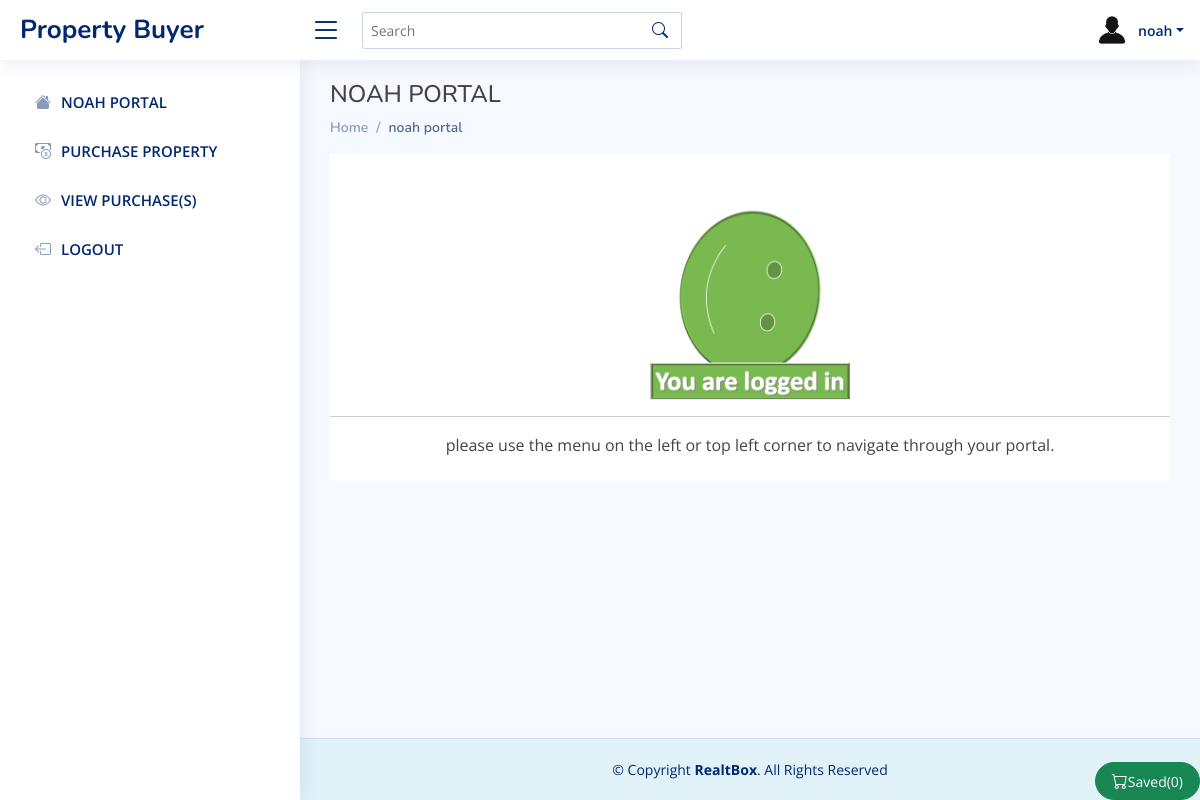
/siteversion/propertybuyerhome.php (signed in), run on the app's committed database.
### tables this page shows
CREATE TABLE `system_users` (
  `incre` int(11) NOT NULL,
  `first_name` varchar(100) NOT NULL,
  `last_name` varchar(100) NOT NULL,
  `email` varchar(100) NOT NULL,
  `phonenumber` varchar(50) NOT NULL,
  `password` varchar(150) NOT NULL,
  `user_type` varchar(200) NOT NULL,
  `new_user` tinyint(1) NOT NULL,
  `approved` tinyint(1) NOT NULL
);

CREATE TABLE `site_details` (
  `incre` int(11) NOT NULL,
  `name` varchar(200) NOT NULL,
  `vision` varchar(200) NOT NULL
);

### siteversion/propertybuyerhome.php (the view, shortened to what this page needs)
<?php
	include("../connection.php");
    $queryd=mysqli_query($con,"SELECT * FROM site_details");
    $dataq=mysqli_fetch_array($queryd);
    $sitename=$dataq['name'];
	if(isset($_SESSION['property_buyer_session']))
	{
		$emailphone=$_SESSION['property_buyer_session'];
		include("../connection.php");
		$query=mysqli_query($con,"select * from system_users where ((phonenumber='$emailphone' || email='$emailphone') && user_type='propertybuyer')");
		$numm=mysqli_num_rows($query);
		if($numm==1)
		{
			$datafields=mysqli_fetch_array($query);
			$firstname=$datafields['first_name'];
			$title="Property Buyer";
		}
		else
		{
			unset($_SESSION['property_buyer_session']);
			header("location:../index.php");
		}
	}
	else
	{
		header("location:login.php");
	}
?>
<!DOCTYPE html>
<html lang="en">
<head>
  <link href="assets/vendor/bootstrap/css/bootstrap.min.css" rel="stylesheet">
  <link href="assets/vendor/bootstrap-icons/bootstrap-icons.css" rel="stylesheet">
  <link href="assets/vendor/boxicons/css/boxicons.min.css" rel="stylesheet">
  <link href="assets/vendor/quill/quill.snow.css" rel="stylesheet">
  <link href="assets/vendor/quill/quill.bubble.css" rel="stylesheet">
  <link href="assets/vendor/remixicon/remixicon.css" rel="stylesheet">
  <link href="assets/vendor/simple-datatables/style.css" rel="stylesheet">
  <link href="assets/css/style.css" rel="stylesheet">
</head>
<body>
  <header id="header" class="header fixed-top d-flex align-items-center">
    <div class="d-flex align-items-center justify-content-between">
      <a href="../index.php" class="logo d-flex align-items-center">
        <span class="d-none d-lg-block"><?php echo $title;?></span>
      </a>
      <i class="bi bi-list toggle-sidebar-btn"></i>
    </div>
    <div class="search-bar">
      <form class="search-form d-flex align-items-center" method="POST" action="#">
        <input type="text" name="query" placeholder="Search" title="Enter search keyword">
        <button type="submit" title="Search"><i class="bi bi-search"></i></button>
      </form>
    </div>
	<nav class="header-nav ms-auto">
      <ul class="d-flex align-items-center">
	  <li class="nav-item dropdown pe-3">
          <a class="nav-link nav-profile d-flex align-items-center pe-0" href="#" data-bs-toggle="dropdown">
            <img src="assets/img/profile-img.jpg" alt="Profile" class="rounded-circle">
            <span class="d-none d-md-block dropdown-toggle ps-2"><?php echo $datafields['first_name'];?></span>
          </a>
                <?php
							if(isset($_COOKIE['cartitems']))
							{
								$cookiearray=explode(",",$_COOKIE['cartitems']);
								$cartitems=count($cookiearray);
							}
							else
							{
								$cartitems=0;
							}
							?>
        </li>
	  </ul>
    </nav>
  </header>
  <aside id="sidebar" class="sidebar">
    <ul style="text-transform:uppercase;" class="sidebar-nav" id="sidebar-nav">
      <li class="nav-item">
        <a class="nav-link collapsed" href="propertybuyerhome.php">
          <i class="bi-house-fill"></i>
          <span><?php echo $firstname." Portal" ?></span>
        </a>
      </li>
      <li class="nav-item">
        <a class="nav-link collapsed" href="../index.php">
          <i class="bi-cash-coin"></i>
          <span>Purchase Property</span>
        </a>
      </li>
	  <li class="nav-item">
        <a class="nav-link collapsed" href="viewpropertybuyerpurchase.php">
          <i class="bi-eye"></i>
          <span>View Purchase(s)</span>
        </a>
      </li>
	  <li class="nav-item">
        <a class="nav-link collapsed" href="propertybuyerlogout.php">
          <i class="bi-box-arrow-left"></i>
          <span>Logout</span>
        </a>
      </li>
    </ul>
  </aside>
  <main id="main" class="main">
    <div class="pagetitle">
      <h4 style="text-transform:uppercase;"><?php echo $firstname." portal"; ?></h4>
      <nav>
        <ol class="breadcrumb">
          <li class="breadcrumb-item"><a href="propertybuyerhome.php">Home</a></li>
          <li class="breadcrumb-item active"><?php echo $firstname." portal"; ?></li>
        </ol>
      </nav>
    </div>
	<section class="section" style="background-color:white;text-align:center;margin-bottom:20px;">
		<div class="content">
		<br/><Br/>
    <img src="../assets/img/loggedin.png" style="width:200px;" alt="you are logged in"/>
    <hr/>
    please use the menu on the left or top left corner to navigate through your portal.
    <br/><br/>
		</div>
	</section>
  </main>
  <footer id="footer" class="footer" style="background: #e0f2f7;position: fixed;bottom: 0;left:0;right:0;">
  <button class="btn btn-success rounded-pill px-3 mb-2 mb-lg-0" data-bs-toggle="modal" data-bs-target="" style="position: fixed;bottom: 0;right:0;">
                        <span class="d-flex align-items-center">
                            <i class="bi-cart"></i>
							<?php
							if(isset($_COOKIE['cartitems']))
							{
								$cookiearray=explode(",",$_COOKIE['cartitems']);
								$cartitems=count($cookiearray);
							}
							else
							{
								$cartitems=0;
							}
							?>
                            <a href='../cartcheckout.php' style='color:white;text-decoration:none;'><span class="small">Saved(<?php echo $cartitems; ?>)</span></a>
                        </span>
                    </button>
    <div class="copyright">
      &copy; Copyright <strong><span><?php echo $sitename; ?></span></strong>. All Rights Reserved
    </div>
  </footer>
</body>

### siteversion/assets/css/style.css (style rules this page uses)
:root { scroll-behavior: smooth; }
body { font-family: "Open Sans", sans-serif; background: #f6f9ff; color: #444444; }
a { color: #4154f1; text-decoration: none; }
h1, h2, h3, h4, h5, h6 { font-family: "Nunito", sans-serif; }
#main { margin-top: 60px; padding: 20px 30px; transition: all 0.3s; }
.pagetitle { margin-bottom: 10px; }
.breadcrumb { font-size: 14px; font-family: "Nunito", sans-serif; color: #899bbd; font-weight: 600; }
.breadcrumb a { color: #899bbd; transition: 0.3s; }
.breadcrumb .breadcrumb-item::before { color: #899bbd; }
.breadcrumb .active { color: #51678f; font-weight: 600; }
.logo { line-height: 1; }
@media (min-width: 1200px) { .logo { width: 280px; } }
.logo span { font-size: 26px; font-weight: 700; color: #012970; font-family: "Nunito", sans-serif; }
.header { transition: all 0.5s; z-index: 997; height: 60px; box-shadow: 0px 2px 20px rgba(1, 41, 112, 0.1); background-color: #fff; padding-left: 20px; }
.header .toggle-sidebar-btn { font-size: 32px; padding-left: 10px; cursor: pointer; color: #012970; }
.header .search-bar { min-width: 360px; padding: 0 20px; }
.header .search-form { width: 100%; }
.header .search-form input { border: 0; font-size: 14px; color: #012970; border: 1px solid rgba(1, 41, 112, 0.2); padding: 7px 38px 7px 8px; border-radius: 3px; transition: 0.3s; width: 100%; }
.header .search-form button { border: 0; padding: 0; margin-left: -30px; background: none; }
.header .search-form button i { color: #012970; }
.header-nav ul { list-style: none; }
.header-nav>ul { margin: 0; padding: 0; }
.header-nav .nav-profile { color: #012970; }
.header-nav .nav-profile img { max-height: 36px; }
.header-nav .nav-profile span { font-size: 14px; font-weight: 600; }
.sidebar { position: fixed; top: 60px; left: 0; bottom: 0; width: 300px; z-index: 996; transition: all 0.3s; padding: 20px; overflow-y: auto; scrollbar-width: thin; scrollbar-color: #aab7cf transparent; box-shadow: 0px 0px 20px rgba(1, 41, 112, 0.1); background-color: #fff; }
@media (min-width: 1200px) { #main, #footer { margin-left: 300px; } }
.sidebar-nav { padding: 0; margin: 0; list-style: none; }
.sidebar-nav li { padding: 0; margin: 0; list-style: none; }
.sidebar-nav .nav-item { margin-bottom: 5px; }
.sidebar-nav .nav-link { display: flex; align-items: center; font-size: 15px; font-weight: 600; color: #4154f1; transition: 0.3; background: #f6f9ff; padding: 10px 15px; border-radius: 4px; }
.sidebar-nav .nav-link i { font-size: 16px; margin-right: 10px; color: #4154f1; }
.sidebar-nav .nav-link.collapsed { color: #012970; background: #fff; }
.sidebar-nav .nav-link.collapsed i { color: #899bbd; }
.footer { padding: 20px 0; font-size: 14px; transition: all 0.3s; border-top: 1px solid #cddfff; }
.footer .copyright { text-align: center; color: #012970; }

### data on the page
system_users: first_name "noah", first_name "NOAH"
site_details: name "RealtBox"

### other printed values
$title "Property Buyer"
$cartitems "0"
